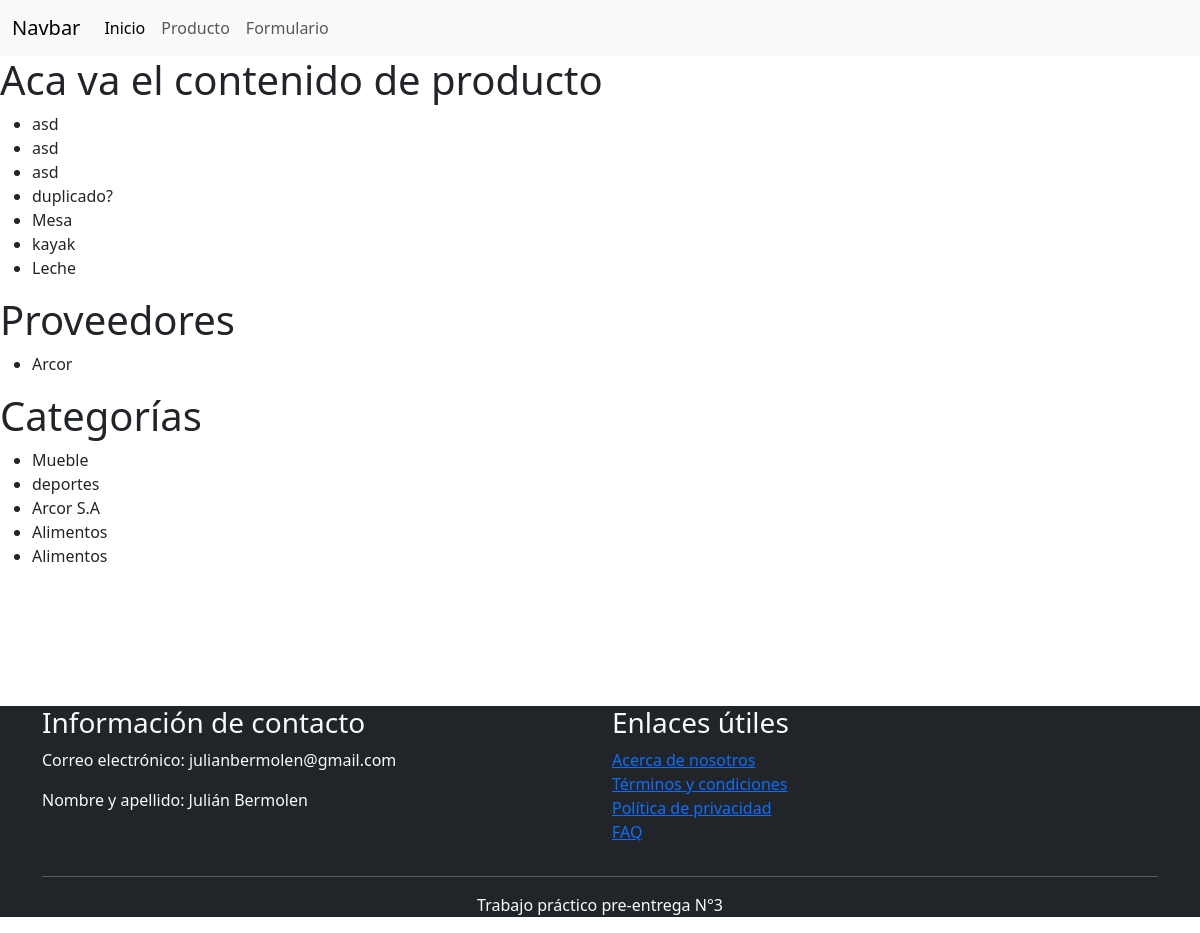
The page /productos on the database its author committed.
### app/models.py (models this page shows, shortened)
class Producto(models.Model):
    nombre = models.CharField(max_length=100)
    precio = models.FloatField(null=True, blank=True)
    stock = models.IntegerField(null=True, blank=True)
    categoria = models.ForeignKey(Categoria, on_delete=models.SET_NULL, null=True)
    proveedor = models.ForeignKey(Proveedor, on_delete=models.SET_NULL, null=True)

class Proveedor(models.Model):
    nombre = models.CharField(max_length=100)
    direccion = models.CharField(max_length=100, null=True)
    telefono = models.CharField(max_length=100, null=True)

class Categoria(models.Model):
    nombre = models.CharField(max_length=100)

### app/views.py (the view)
# urls.py: path('productos',views.productos, name="Productos"),
def productos(request):
    productos = Producto.objects.all()
    proovedor = Proveedor.objects.all()
    categorias = Categoria.objects.all()
    return render(request, 'productos.html', {'productos':productos, 'proveedor':proovedor, 'categorias':categorias})

### templates/productos.html
{% extends "header.html" %}
{% load static %}
{% block contenidoQueCambia %}
    <h1>Aca va el contenido de producto</h1>
    <ul>
        {% for producto in productos %}
            <li>{{ producto.nombre }}</li>
        {% endfor %}
    </ul>
    <h1>Proveedores</h1>
    <ul>
        {% for proveedor in proveedor %}
            <li>{{ proveedor.nombre }}</li>
        {% endfor %}
    </ul>
    <h1>Categorías</h1>
    <ul>
        {% for categoria in categorias %}
            <li>{{ categoria.nombre }}</li>
        {% endfor %}
    </ul>
{% endblock %}

### templates/header.html (shortened to what this page needs)
<!DOCTYPE html>
<html lang="en">
<head>
    <link href="https://cdn.jsdelivr.net/npm/bootstrap@5.3.0/dist/css/bootstrap.min.css" rel="stylesheet">
</head>
<body>
    <nav class="navbar navbar-expand-lg bg-body-tertiary">
        <div class="container-fluid">
          <a class="navbar-brand" href="#">Navbar</a>
          <div class="collapse navbar-collapse" id="navbarSupportedContent">
            <ul class="navbar-nav me-auto mb-2 mb-lg-0">
              <li class="nav-item">
                <a class="nav-link active" aria-current="page" href="{% url 'Inicio' %}">Inicio</a>
              </li>
              <li class="nav-item">
                <a class="nav-link" href="{% url 'Productos' %}">Producto</a>
              </li>
              <li class="nav-item">
                <a class="nav-link" href="{% url 'ProductoFormulario' %}">Formulario</a>
              </li>
              </ul>
          </div>
        </div>
      </nav>
      <section style="min-height: 650px;">
        {% block contenidoQueCambia %}{% endblock %}
      </section>
      <footer class="footer bg-dark text-light">
        <div class="container">
            <div class="row">
                <div class="col-md-6">
                    <h3>Información de contacto</h3>
                    <p>Correo electrónico: julianbermolen@gmail.com</p>
                    <p>Nombre y apellido: Julián Bermolen</p>
                </div>
                <div class="col-md-6">
                    <h3>Enlaces útiles</h3>
                    <ul class="list-unstyled">
                        <li><a href="#">Acerca de nosotros</a></li>
                        <li><a href="#">Términos y condiciones</a></li>
                        <li><a href="#">Política de privacidad</a></li>
                        <li><a href="#">FAQ</a></li>
                    </ul>
                </div>
            </div>
            <hr>
            <p class="text-center">Trabajo práctico pre-entrega N°3</p>
        </div>
    </footer>
</body>
</html>

### rows shown on the page
Producto: nombre "asd"
Producto: nombre "asd"
Producto: nombre "asd"
Producto: nombre "duplicado?"
Producto: nombre "Mesa"
Producto: nombre "kayak"
Producto: nombre "Leche"
Proveedor: nombre "Arcor"
Categoria: nombre "Mueble"
Categoria: nombre "deportes"
Categoria: nombre "Arcor S.A"
Categoria: nombre "Alimentos"
Categoria: nombre "Alimentos"
